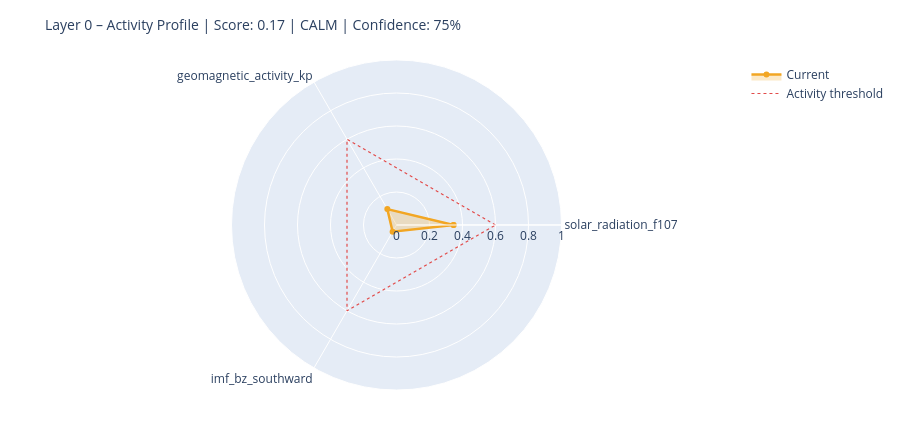

The notebook cell saved with this chart:
### Markdown cell above
---
## 6. State Assessment & Handoff to Layer 1

### Code cell
# ============================================================
# STEP 1 – Collect raw values with source modes
# Mode: 'primary' | 'fallback_3h' | 'last_valid' | 'missing'
# ============================================================

def safe_last(df, col):
    if df is None or col not in df.columns: return None
    s = df[col].dropna()
    return float(s.iloc[-1]) if not s.empty else None

f107_now = safe_last(df_f107, 'f10.7')
bz_now   = safe_last(df_mag,  'bz_gsm')
kp_now   = safe_last(df_kp,   'kp')
sw_now   = safe_last(df_sw,   'speed')

source_modes = {
    'F10.7':    'primary'  if f107_now is not None else 'missing',
    'Kp':       'primary'  if kp_now   is not None else 'missing',
    'IMF_Bz':   'primary'  if bz_now   is not None else 'missing',
    'SW_speed': 'primary'  if sw_now   is not None else 'missing',
}

# Kp Fallback – 3h endpoint
if kp_now is None:
    try:
        r = requests.get(
            'https://services.swpc.noaa.gov/json/noaa-planetary-k-index.json',
            timeout=10)
        r.raise_for_status()
        fb = pd.DataFrame(r.json())
        tc = next((c for c in fb.columns if 'time' in c.lower()), fb.columns[0])
        kc = next((c for c in fb.columns if 'kp' in c.lower() and c != tc), None)
        if kc:
            fb[kc] = fb[kc].astype(str).str.extract(r'([0-9]+(?:\.[0-9]*)?)')[0]
            fb[kc] = pd.to_numeric(fb[kc], errors='coerce')
            fb = fb[fb[kc] >= 0].dropna(subset=[kc])
            if not fb.empty:
                kp_now = float(fb[kc].iloc[-1])
                source_modes['Kp'] = 'fallback_3h'
                print(f'  Kp fallback (3h): {kp_now:.1f}')
    except Exception as e:
        print(f'  Kp fallback failed: {e}')

# Solar Wind Fallback – last valid value
if sw_now is None and df_sw is not None and 'speed' in df_sw.columns:
    s = df_sw['speed'].dropna()
    if not s.empty:
        sw_now = float(s.iloc[-1])
        source_modes['SW_speed'] = 'last_valid'
        print(f'  SW fallback (last_valid): {sw_now:.0f} km/s')

print()
print('Source modes:', source_modes)

# ============================================================
# STEP 2 – Score from available components only
# ============================================================

def norm(v, lo, hi):
    if v is None: return None
    return max(0.0, min(1.0, (v - lo) / (hi - lo)))

COMPONENTS = {
    'solar_radiation_f107':    (f107_now, norm(f107_now, 60, 250)),
    'geomagnetic_activity_kp': (kp_now,   norm(kp_now,   0,   9)),
    'imf_bz_southward':        (bz_now,   norm(-(bz_now or 0) if bz_now else None, -5, 30)
                                           if bz_now is not None else None),
    'solar_wind_speed':        (sw_now,   norm(sw_now, 300, 800)),
}

available   = {k: v[1] for k, v in COMPONENTS.items() if v[1] is not None}
unavailable = [k for k, v in COMPONENTS.items() if v[1] is None]

layer0_score = round(sum(available.values()) / len(available), 4) if available else None
confidence   = round(len(available) / len(COMPONENTS), 2)

level = ('unknown'  if layer0_score is None
         else 'calm'     if layer0_score < 0.3
         else 'moderate' if layer0_score < 0.6
         else 'active')

# ============================================================
# STEP 3 – Dominant Driver
# ============================================================

def dominant_driver(kp, f107, bz, sw):
    candidates = []
    if kp   is not None and kp   >= 4:   candidates.append(('geomagnetic',    kp / 9))
    if sw   is not None and sw   >= 500:  candidates.append(('solar_wind',     sw / 800))
    if bz   is not None and bz   <= -5:   candidates.append(('imf_southward',  abs(bz) / 30))
    if f107 is not None and f107 >= 150:  candidates.append(('solar_radiation',f107 / 250))
    return max(candidates, key=lambda x: x[1])[0] if candidates else 'none'

driver = dominant_driver(kp_now, f107_now, bz_now, sw_now)

# ============================================================
# STEP 4 – Downstream expectations
# ============================================================

def downstream_expectation(driver, score, kp, bz, f107):
    exp = {
        'magnetosphere':        'calm',
        'ionosphere':           'calm',
        'schumann_resonance':   'unchanged',
        'lithosphere_currents': 'low',
    }
    if driver == 'geomagnetic' or (kp and kp >= 5):
        exp['magnetosphere']        = 'compressed / storm'
        exp['ionosphere']           = 'elevated disturbance (TEC variability)'
        exp['schumann_resonance']   = 'elevated amplitude possible'
        exp['lithosphere_currents'] = 'elevated induction currents'
    elif driver == 'imf_southward' or (bz and bz <= -5):
        exp['magnetosphere']        = 'energy coupling active'
        exp['ionosphere']           = 'elevated electron density possible'
        exp['schumann_resonance']   = 'slight modulation possible'
    elif driver == 'solar_radiation' or (f107 and f107 >= 150):
        exp['ionosphere']           = 'elevated ionization (F-layer)'
        exp['schumann_resonance']   = 'slightly elevated background activity'
    return exp

downstream = downstream_expectation(driver, layer0_score, kp_now, bz_now, f107_now)

# ============================================================
# CONSOLE OUTPUT
# ============================================================

W = 58
print('=' * W)
print('LAYER 0 – STATE ASSESSMENT')
print('=' * W)
for name, (raw_v, score_v) in COMPONENTS.items():
    if score_v is not None:
        bar = '█' * int(score_v * 20) + '░' * (20 - int(score_v * 20))
        print(f'  {name:<35}  {bar}  {score_v:.2f}')
    else:
        print(f'  {name:<35}  {"─" * 20}  n/a')
print('-' * W)
print(f'  Score ({len(available)}/{len(COMPONENTS)} components):  {layer0_score:.3f}')
print(f'  Confidence:         {confidence:.0%}')
print(f'  Level:              {level.upper()}')
print(f'  Dominant Driver:    {driver}')

# Radar chart
cats = list(available.keys())
vals = list(available.values())
if len(cats) >= 3:
    fig = go.Figure()
    fig.add_trace(go.Scatterpolar(
        r=vals + [vals[0]], theta=cats + [cats[0]],
        fill='toself', fillcolor='rgba(242,166,35,0.25)',
        line=dict(color='#F2A623', width=2.5), name='Current'
    ))
    fig.add_trace(go.Scatterpolar(
        r=[0.6] * (len(cats) + 1), theta=cats + [cats[0]],
        line=dict(color='#E24B4A', dash='dot', width=1.2),
        mode='lines', name='Activity threshold'
    ))
    fig.update_layout(
        title=dict(text=f'Layer 0 – Activity Profile | Score: {layer0_score:.2f} | {level.upper()} | Confidence: {confidence:.0%}',
                   font=dict(size=14)),
        polar=dict(radialaxis=dict(visible=True, range=[0, 1])),
        height=430, showlegend=True,
        margin=dict(l=60, r=60, t=60, b=40)
    )
    fig.show()

### Figure 1 — Plotly figure (JSON) as saved in the notebook; plotly's stock layout.template omitted (floating-point values rounded to 4 significant figures)
{"data": [{"fill": "toself", "fillcolor": "rgba(242,166,35,0.25)", "line": {"color": "#F2A623", "width": 2.5}, "name": "Current", "r": [0.3457, 0.1111, 0.04714, 0.3457], "theta": ["solar_radiation_f107", "geomagnetic_activity_kp", "imf_bz_southward", "solar_radiation_f107"], "type": "scatterpolar"}, {"line": {"color": "#E24B4A", "dash": "dot", "width": 1.2}, "mode": "lines", "name": "Activity threshold", "r": [0.6, 0.6, 0.6, 0.6], "theta": ["solar_radiation_f107", "geomagnetic_activity_kp", "imf_bz_southward", "solar_radiation_f107"], "type": "scatterpolar"}], "layout": {"height": 430, "margin": {"b": 40, "l": 60, "r": 60, "t": 60}, "polar": {"radialaxis": {"range": [0, 1], "visible": true}}, "showlegend": true, "title": {"font": {"size": 14}, "text": "Layer 0 – Activity Profile | Score: 0.17 | CALM | Confidence: 75%"}}}
